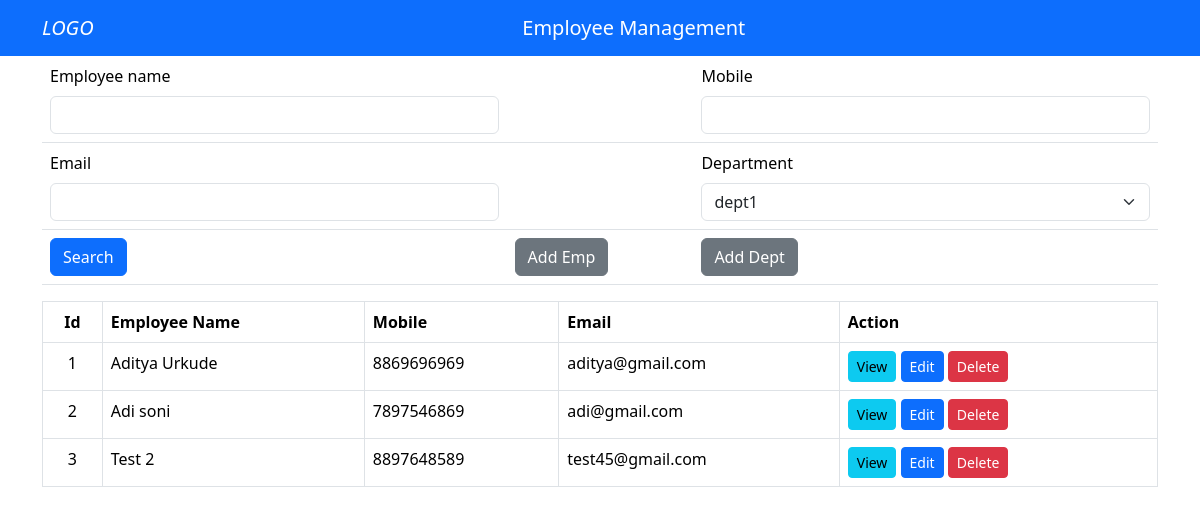
The app's page /, older data.
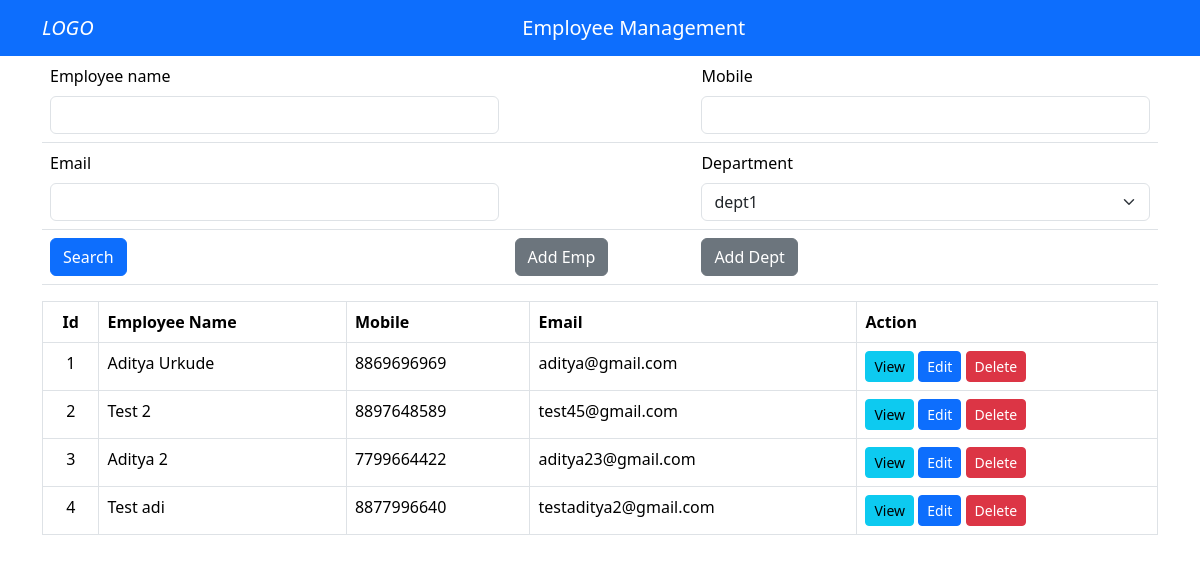
The same page, newer data.
### Sites_app/models.py (models this page shows)
class Employee(models.Model):
    emp_name = models.CharField(max_length=50)
    address = models.CharField(max_length=200)
    mobile = models.CharField(max_length=10)
    email = models.EmailField(max_length=100)
    dob = models.DateField()
    doj = models.DateField()
    gender = models.CharField(max_length=2)
    dept_id = models.ForeignKey(Department, on_delete=models.CASCADE)
    class Meta:
        db_table = 'employee'

### Sites_app/views.py (the view, shortened to what this page needs)
# urls.py: 2. Add a URL to urlpatterns:  path('', views.home, name='home')
def home(request):
    dp_objs = Department.objects.all()
    emp_objs = Employee.objects.all()
    error=""
    print("home")
    return render(request,'home.html',{'dp_objs': dp_objs, 'error': error, 'emp_objs':emp_objs})

### templates/home.html (shortened to what this page needs)
<!DOCTYPE html>
<html lang="en">
{% load static %}
<head>
    <link href="https://cdn.jsdelivr.net/npm/bootstrap@5.3.3/dist/css/bootstrap.min.css" rel="stylesheet"
>
    <link rel="stylesheet" href="https://cdn.datatables.net/2.0.8/css/dataTables.dataTables.css" />
</head>
<body>
    <header>
        <nav class="navbar navbar-expand-lg navbar-dark bg-primary">
            <div class="container">
                <i class="navbar-brand">
                   LOGO
                </i>
                <a class="navbar-brand mx-auto" style="display: block;">Employee Management</a>        </nav>
    </header>
    <div class="container">
        <table class="table">
            <tr>
                <td>
                    <form>
                        <label class="form-label">Employee name</label><br>
                        <input type="text" name="Employee" class="form-control">
                    </form>
                </td>
                <td></td>
                <td>
                    <form><label class="form-label">Mobile</label>
                        <input type="text" name="number" class="form-control"></form>
                </td>
            </tr>
            <tr>
                <td>
                    <form>  <label class="form-label">Email</label><br>
                        <input type="text" name="Email" class="form-control"></form>
                </td>
                <td></td>
                <td>
                    <form>
                        <label class="form-label">Department</label>
                        <select class="form-select" name = "Dept_type">
                            {% for dept in dp_objs %}
                            <option value="{{dept.dept_name}}">{{dept.dept_name}}</option>
                            {% endfor %}
                        </select>
                    </form>
                </td>
            </tr>
            <tr>
                <td> <button type="button" class="btn btn-primary" href="#" id = "searchBtn">Search</button>
                </td>
                <td>        <button type="button" class="btn btn-secondary" data-bs-toggle="modal" data-bs-target="#addEmployeeModal">Add Emp</button></td>
                <td> <button type="button" class="btn btn-secondary" data-bs-toggle="modal" data-bs-target="#addDepartmentModal">Add
                    Dept</button></td>
            </tr>
        </table>
        <table class="table table-bordered custom-table-bg" id="employee_table">
            <thead class = "bg-primary">
                <tr>
                    <th class="text-center">Id</th>
                    <th >Employee Name</th>
                    <th >Mobile</th>
                    <th >Email</th>
                    <th>Action</th>
                </tr>
            </thead>
            <tbody >
                {% for emps in emp_objs%}
                <tr>
                    <td class="text-center">{{forloop.counter}}</td>
                    <td>{{emps.emp_name}}</td>
                    <td>{{emps.mobile}}</td>
                    <td>{{emps.email}}</td>
                   <td>
                <a href="{% url 'view_employee' emps.pk %}" class="btn btn-info btn-sm">View</a>
               <a href="{% url 'edit_employee' emps.pk %}" class="btn btn-primary btn-sm">Edit</a>
                <a href="{% url 'delete_employee' emps.pk %}" class="btn btn-danger btn-sm" onclick="return confirm('Are you sure you want to delete this employee?')">Delete</a>
            </td>
                </tr>
                {% endfor %}
            </tbody>
        </table>
    </div>
</body>
</html>

### templates/home.html (style rules this page uses)
label { color: black; }
.custom-table-bg { background-color: #1977CC; color: white; }

Row changes from the older to the newer data that the page shows:
removed Employee: emp_name "Adi soni", mobile "7897546869", email "adi@gmail.com"
added Employee: emp_name "Aditya 2", mobile "7799664422", email "aditya23@gmail.com"
added Employee: emp_name "Test adi", mobile "8877996640", email "testaditya2@gmail.com"
